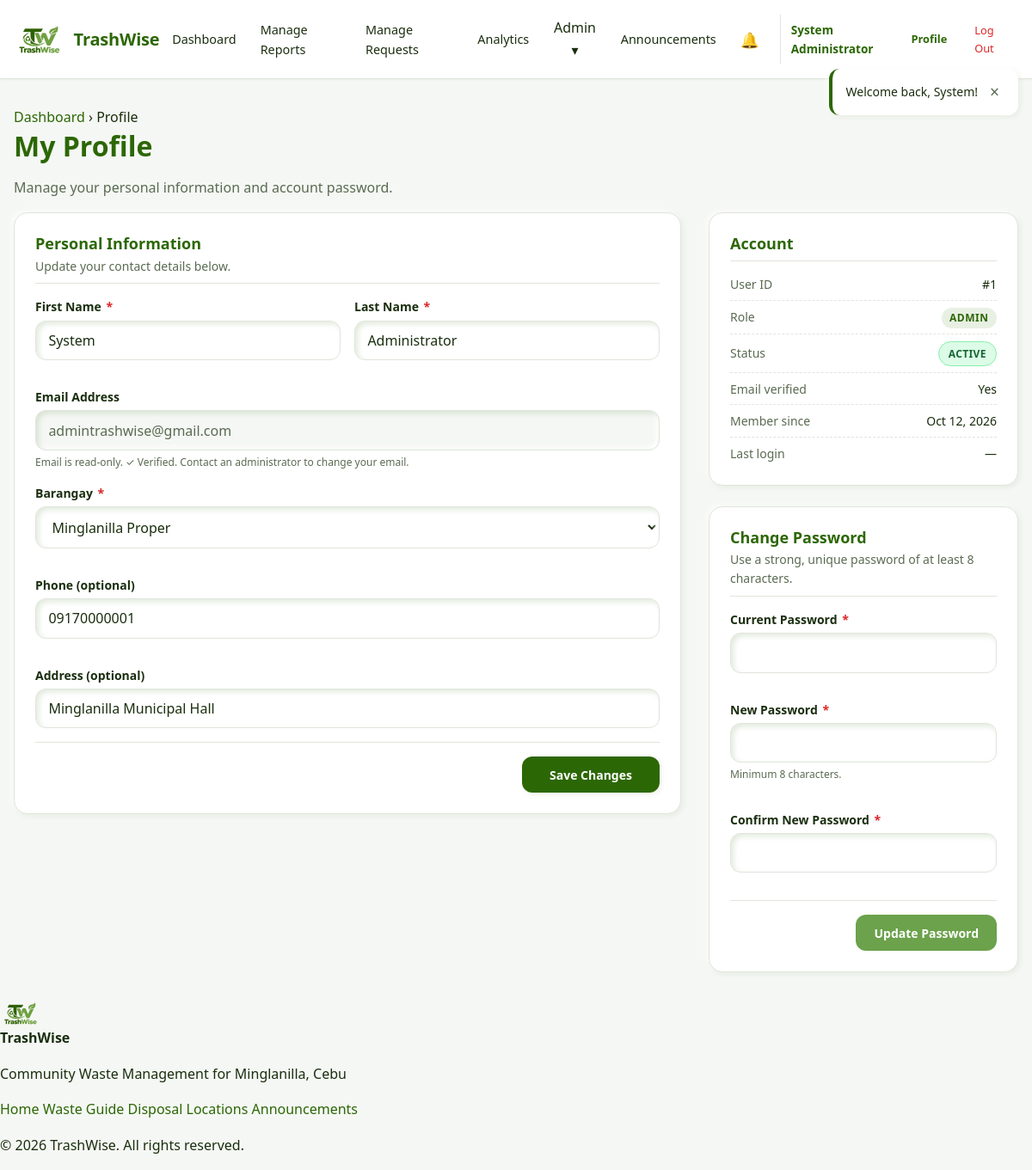
The app's page /profile.php (signed in) with its own data.
### tables this page shows
CREATE TABLE users (
    user_id           INT UNSIGNED NOT NULL AUTO_INCREMENT,
    role_id           TINYINT UNSIGNED NOT NULL,
    barangay_id       INT UNSIGNED DEFAULT NULL,
    first_name        VARCHAR(100) NOT NULL,
    last_name         VARCHAR(100) NOT NULL,
    email             VARCHAR(255) NOT NULL,
    password_hash     VARCHAR(255) NOT NULL,
    phone             VARCHAR(20)  DEFAULT NULL,
    address           VARCHAR(500) DEFAULT NULL,
    is_email_verified TINYINT(1)   NOT NULL DEFAULT 0,
    email_verified_at DATETIME     DEFAULT NULL,
    last_login_at     DATETIME     DEFAULT NULL,
    is_active         TINYINT(1)   NOT NULL DEFAULT 1,
    created_at        DATETIME     NOT NULL DEFAULT CURRENT_TIMESTAMP,
    updated_at        DATETIME     NOT NULL DEFAULT CURRENT_TIMESTAMP
                                   ON UPDATE CURRENT_TIMESTAMP,
    PRIMARY KEY (user_id),
    UNIQUE KEY uq_users_email (email),
    KEY idx_users_role     (role_id),
    KEY idx_users_barangay (barangay_id),
    KEY idx_users_active   (is_active),
    CONSTRAINT fk_users_role
        FOREIGN KEY (role_id) REFERENCES roles(role_id)
        ON DELETE RESTRICT ON UPDATE CASCADE,
    CONSTRAINT fk_users_barangay
        FOREIGN KEY (barangay_id) REFERENCES barangays(barangay_id)
        ON DELETE SET NULL ON UPDATE CASCADE
);

CREATE TABLE barangays (
    barangay_id   INT UNSIGNED NOT NULL AUTO_INCREMENT,
    barangay_name VARCHAR(100) NOT NULL,
    municipality  VARCHAR(100) NOT NULL DEFAULT 'Minglanilla',
    province      VARCHAR(100) NOT NULL DEFAULT 'Cebu',
    latitude      DECIMAL(10,8) DEFAULT NULL,
    longitude     DECIMAL(11,8) DEFAULT NULL,
    is_active     TINYINT(1)   NOT NULL DEFAULT 1,
    created_at    DATETIME     NOT NULL DEFAULT CURRENT_TIMESTAMP,
    PRIMARY KEY (barangay_id),
    UNIQUE KEY uq_barangay_name (barangay_name),
    KEY idx_barangay_active (is_active)
);

### includes/functions.php (called while the page is built, shortened)
<?php
require_once __DIR__ . '/../config/database.php';
function e($value): string
{
    return htmlspecialchars((string) $value, ENT_QUOTES | ENT_SUBSTITUTE, 'UTF-8');
}
function get_barangays(): array
{
    return db_all("
        SELECT barangay_id, barangay_name
          FROM barangays
         WHERE is_active = 1
         ORDER BY barangay_name ASC
    ");
}
function format_datetime(?string $value): string
{
    if (!$value) return '—';
    $ts = strtotime($value);
    return $ts ? date('M j, Y g:i A', $ts) : '—';
}
function format_date(?string $value): string
{
    $ts = strtotime($value);
    return $ts ? date('M j, Y', $ts) : '—';
}

### includes/auth.php (called while the page is built, shortened)
<?php
require_once __DIR__ . '/functions.php';
function current_user_id(): ?int
{
    return isset($_SESSION['user_id']) ? (int) $_SESSION['user_id'] : null;
}
function current_role(): ?string
{
    return $_SESSION['role_name'] ?? null;
}

### config/database.php (called while the page is built, shortened)
<?php
function db(): PDO
{
    static $pdo = null;
    if ($pdo instanceof PDO) {
        return $pdo;
    }
    $dsn = sprintf(
        'mysql:host=%s;dbname=%s;charset=%s',
        DB_HOST,
        DB_NAME,
        DB_CHARSET
    );
    $options = [
        PDO::ATTR_ERRMODE            => PDO::ERRMODE_EXCEPTION,
        PDO::ATTR_DEFAULT_FETCH_MODE => PDO::FETCH_ASSOC,
        PDO::ATTR_EMULATE_PREPARES   => false,
        PDO::ATTR_PERSISTENT         => false,
        PDO::ATTR_STRINGIFY_FETCHES  => false,
    ];
    try {
        $pdo = new PDO($dsn, DB_USER, DB_PASS, $options);
    } catch (PDOException $e) {
        error_log('[TrashWise DB] ' . $e->getMessage());
        if (!headers_sent()) {
            http_response_code(500);
        }
        if (APP_DEBUG) {
            exit('Database connection failed: ' . htmlspecialchars($e->getMessage(), ENT_QUOTES, 'UTF-8'));
        }
        exit('A database error occurred. Please try again later.');
    }
    return $pdo;
}
function db_query(string $sql, array $params = []): PDOStatement
{
    $stmt = db()->prepare($sql);
    $stmt->execute($params);
    return $stmt;
}
function db_one(string $sql, array $params = []): ?array
{
    $row = db_query($sql, $params)->fetch();
    return $row === false ? null : $row;
}
function db_all(string $sql, array $params = []): array
{
    return db_query($sql, $params)->fetchAll();
}

### profile.php (the view, shortened to what this page needs)
<?php
require_once __DIR__ . '/config/database.php';
require_once __DIR__ . '/includes/functions.php';
require_once __DIR__ . '/includes/auth.php';
$userId = current_user_id();
$user = db_one("
    SELECT user_id, role_id, barangay_id, first_name, last_name,
           email, phone, address,
           is_email_verified, email_verified_at,
           is_active, created_at, updated_at, last_login_at
      FROM users
     WHERE user_id = ?
     LIMIT 1
", [$userId]);
$barangays = get_barangays();
$oldProfile  = $_SESSION['old_profile']  ?? [];
$val = function (string $key, $fallback = '') use ($oldProfile, $user) {
    if (array_key_exists($key, $oldProfile)) {
        return $oldProfile[$key];
    }
    return $user[$key] ?? $fallback;
};
require_once __DIR__ . '/includes/header.php';
?>
<section class="container page-header">
    <nav class="breadcrumb" aria-label="Breadcrumb">
        <a href="<?= e(BASE_URL) ?>/dashboard.php">Dashboard</a>
        <span aria-hidden="true">›</span>
        <span aria-current="page">Profile</span>
    </nav>
    <h1 class="page-title">My Profile</h1>
    <p class="text-muted">
        Manage your personal information and account password.
    </p>
</section>
<section class="container profile">
    <div class="profile__grid">
        <article class="card profile__card">
            <header class="card-head">
                <h2 class="card-title">Personal Information</h2>
                <p class="card-subtitle">
                    Update your contact details below.
                </p>
            </header>
            <form action="<?= e(BASE_URL) ?>/actions/profile/update-profile.php"
                  method="post" id="profileForm" novalidate>
                <div class="form-row">
                    <div class="form-group">
                        <label class="form-label" for="first_name">First Name <span class="required">*</span></label>
                        <input type="text" class="form-control" id="first_name" name="first_name"
                               maxlength="100" required value="<?= e($val('first_name')) ?>">
                        <span class="form-error" data-error-for="first_name"></span>
                    </div>
                    <div class="form-group">
                        <label class="form-label" for="last_name">Last Name <span class="required">*</span></label>
                        <input type="text" class="form-control" id="last_name" name="last_name"
                               maxlength="100" required value="<?= e($val('last_name')) ?>">
                        <span class="form-error" data-error-for="last_name"></span>
                    </div>
                </div>
                <div class="form-group">
                    <label class="form-label" for="email_display">Email Address</label>
                    <input type="email" class="form-control" id="email_display"
                           value="<?= e($user['email']) ?>" readonly
                           aria-readonly="true">
                    <span class="form-hint">
                        Email is read-only.
                        <?php if ((int) $user['is_email_verified'] === 1): ?>
                            ✓ Verified.
                        <?php else: ?>
                            Verification is not yet enabled for this account.
                        <?php endif; ?>
                        Contact an administrator to change your email.
                    </span>
                </div>
                <div class="form-group">
                    <label class="form-label" for="barangay_id">Barangay <span class="required">*</span></label>
                    <select class="form-select" id="barangay_id" name="barangay_id" required>
                        <?php foreach ($barangays as $b): ?>
                            <option value="<?= (int) $b['barangay_id'] ?>"
                                <?= ((int) $val('barangay_id')) === (int) $b['barangay_id'] ? 'selected' : '' ?>>
                                <?= e($b['barangay_name']) ?>
                            </option>
                        <?php endforeach; ?>
                    </select>
                    <span class="form-error" data-error-for="barangay_id"></span>
                </div>
                <div class="form-group">
                    <label class="form-label" for="phone">Phone (optional)</label>
                    <input type="text" class="form-control" id="phone" name="phone"
                           maxlength="20" pattern="[0-9+\-() ]*"
                           value="<?= e($val('phone')) ?>">
                    <span class="form-error" data-error-for="phone"></span>
                </div>
                <div class="form-group">
                    <label class="form-label" for="address">Address (optional)</label>
                    <input type="text" class="form-control" id="address" name="address"
                           maxlength="500" value="<?= e($val('address')) ?>">
                </div>
                <div class="form-actions">
                    <button type="submit" class="btn btn-primary" id="saveProfileBtn">
                        Save Changes
                    </button>
                </div>
            </form>
        </article>
        <aside class="profile__aside">
            <article class="card profile__card">
                <header class="card-head">
                    <h2 class="card-title">Account</h2>
                </header>
                <dl class="details-list">
                    <div class="details-list__row">
                        <dt>User ID</dt>
                        <dd>#<?= (int) $user['user_id'] ?></dd>
                    </div>
                    <div class="details-list__row">
                        <dt>Role</dt>
                        <dd><span class="role-pill"><?= e(current_role()) ?></span></dd>
                    </div>
                    <div class="details-list__row">
                        <dt>Status</dt>
                        <dd>
                            <?php if ((int) $user['is_active'] === 1): ?>
                                <span class="status-badge status-verified">Active</span>
                            <?php else: ?>
                                <span class="status-badge status-rejected">Inactive</span>
                            <?php endif; ?>
                        </dd>
                    </div>
                    <div class="details-list__row">
                        <dt>Email verified</dt>
                        <dd><?= ((int) $user['is_email_verified'] === 1) ? 'Yes' : 'No' ?></dd>
                    </div>
                    <div class="details-list__row">
                        <dt>Member since</dt>
                        <dd><?= e(format_date($user['created_at'])) ?></dd>
                    </div>
                    <div class="details-list__row">
                        <dt>Last login</dt>
                        <dd><?= e(format_datetime($user['last_login_at'])) ?></dd>
                    </div>
                </dl>
            </article>
            <article class="card profile__card">
                <header class="card-head">
                    <h2 class="card-title">Change Password</h2>
                    <p class="card-subtitle">
                        Use a strong, unique password of at least 8 characters.
                    </p>
                </header>
                <form action="<?= e(BASE_URL) ?>/actions/profile/change-password.php"
                      method="post" id="passwordForm" novalidate autocomplete="off">
                    <div class="form-group">
                        <label class="form-label" for="current_password">Current Password <span class="required">*</span></label>
                        <input type="password" class="form-control" id="current_password"
                               name="current_password" required
                               autocomplete="current-password">
                        <span class="form-error" data-error-for="current_password"></span>
                    </div>
                    <div class="form-group">
                        <label class="form-label" for="new_password">New Password <span class="required">*</span></label>
                        <input type="password" class="form-control" id="new_password"
                               name="new_password" required minlength="8"
                               autocomplete="new-password">
                        <span class="form-hint">Minimum 8 characters.</span>
                        <span class="form-error" data-error-for="new_password"></span>
                    </div>
                    <div class="form-group">
                        <label class="form-label" for="confirm_password">Confirm New Password <span class="required">*</span></label>
                        <input type="password" class="form-control" id="confirm_password"
                               name="confirm_password" required minlength="8"
                               autocomplete="new-password">
                        <span class="form-error" data-error-for="confirm_password"></span>
                    </div>
                    <div class="form-actions">
                        <button type="submit" class="btn btn-secondary" id="savePasswordBtn">
                            Update Password
                        </button>
                    </div>
                </form>
            </article>
        </aside>
    </div>
</section>
<?php require_once __DIR__ . '/includes/footer.php'; ?>

### records on screen
users: first_name "System", last_name "Administrator", email "admintrashwise@gmail.com", barangay_id "Minglanilla Proper", phone "09170000001", address "Minglanilla Municipal Hall", user_id "1", created_at "Oct 12, 2026", last_login_at "—"

### other values on screen
current_user_name() "System Administrator"
$flash['message'] "Welcome back, System!"
current_role() "ADMIN"
